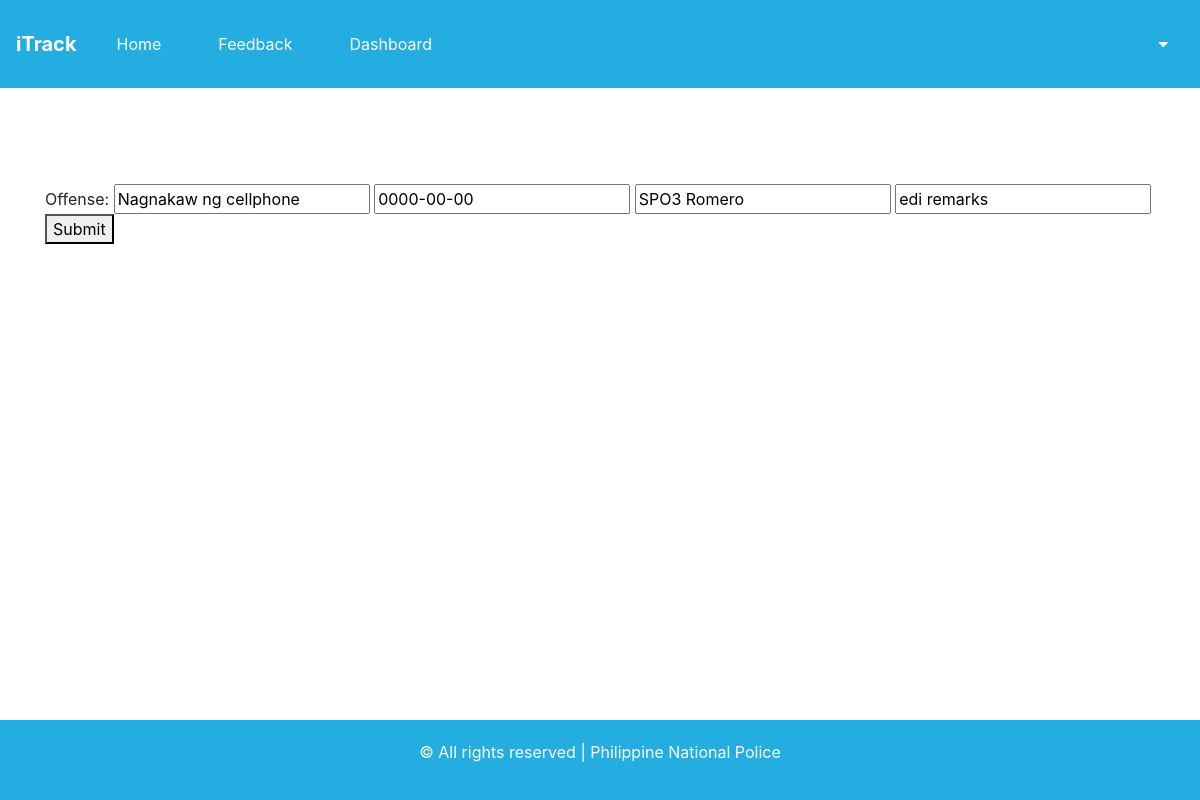
Screenshot of /itrackfinal/editCase.php?id=12 with the database file from the repository.
### tables this page shows
CREATE TABLE `adminview` (
  `userID` int(11) NOT NULL,
  `benNum` int(11) NOT NULL,
  `compOffense` varchar(150) NOT NULL,
  `dateComi` date NOT NULL,
  `compStatus` longtext NOT NULL,
  `compInv` varchar(200) NOT NULL,
  `compRemarks` longtext NOT NULL,
  `dateCompl` date DEFAULT NULL
);

### itrackfinal/editCase.php (the view, shortened to what this page needs)
<?php
    require "adminheader.php";
    include_once 'includes/admin.inc.php';
    $id = $_GET['id'];
    $sql="SELECT * FROM adminview WHERE benNum = $id";
    $result = $conn->query($sql);
    $result = mysqli_fetch_assoc($result)
?>
<!DOCTYPE html>
<html lang="en">
<head>
    <link rel="stylesheet" href="css/bootstrap.css">
    <link href="//maxcdn.bootstrapcdn.com/font-awesome/4.7.0/css/font-awesome.min.css" rel="stylesheet">
</head>
<body>
    <br>
    <br>
    <br>
    <br>
    <div class="container">
    <form action="<?php echo $_SERVER['PHP_SELF']; ?>" method="post">
        Offense: <input type="text" name="compOffense" value="<?=$result['compOffense']?>" placeholder="Offense">
        <input type="text" name="dateComi" value="<?=$result['dateComi']?>" placeholder="Date Committed">
        <input type="text" name="compInv" value="<?=$result['compInv']?>" placeholder="Investigator on Case">
        <input type="text" name="compRemarks" value="<?=$result['compRemarks']?>" placeholder="Remarks">
        <button type="submit" name="case-submit">Submit</button>
	</form>
</body>
</html>
<?php
    require "viewingfooter.php";
?>

### itrackfinal/assets/css/style.css (style rules this page uses)
*, *:before, *:after { box-sizing: inherit; }

### rows the page displays
adminview: compOffense "Nagnakaw ng cellphone", dateComi "0000-00-00", compInv "SPO3 Romero", compRemarks "edi remarks"
